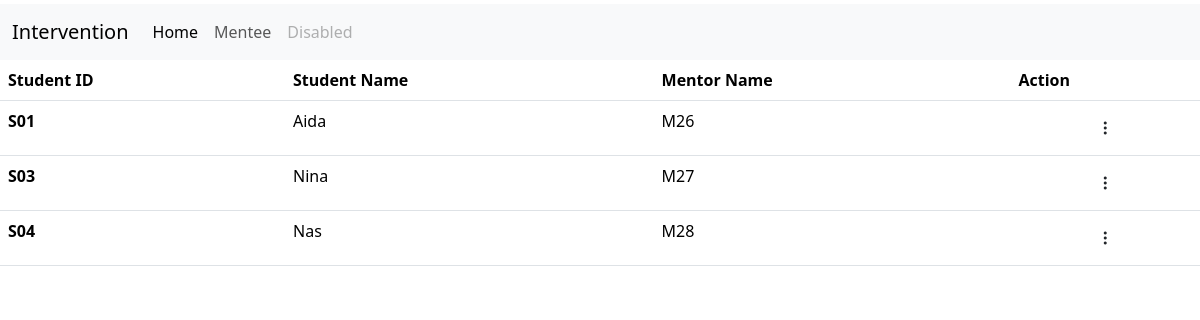
Screenshot of /intervention/mentor/myStudent/M26 with the database file from the repository.
### intervention/models.py (models this page shows)
class Student (models.Model):
    studentId = models.CharField(max_length=20, primary_key=True)
    studentName = models.TextField(max_length=20)
    mentorId = models.ForeignKey(Mentor, on_delete=models.CASCADE)
    studentPass = models.CharField(max_length=20)
    StudentAddress = models.TextField(blank=True,null=True)
    studentNo = models.TextField(max_length=20,blank=True,null=True)
    Studentcourse = models.TextField(max_length=30,blank=True,null=True)

### intervention/views.py (the view)
# urls.py: path('mentor/myStudent/<str:MentorId>', views.mentor_view,name='mentor'),
def mentor_view(request, MentorId):
    mentorDetails = Mentor.objects.get(mentorId=MentorId)
    studentDetails = Student.objects.all().values()
    obj ={
        "mode":"students",
        "studentDetails": studentDetails,
        "mentorDetails": mentorDetails,
    }
    return render(request, 'mentorPage.html', obj)

### intervention/templates/mentorPage.html (shortened to what this page needs)
<!DOCTYPE html>
<html lang="en">
<head>
    <link href="https://cdn.jsdelivr.net/npm/bootstrap@5.3.2/dist/css/bootstrap.min.css" rel="stylesheet"
>
</head>
<body>
    <nav class="navbar navbar-expand-lg bg-body-tertiary">
        <div class="container-fluid">
          <a class="navbar-brand" href="#">Intervention</a>
          <div class="collapse navbar-collapse" id="navbarNavAltMarkup">
              <div class="navbar-nav">
                  <a class="nav-link active" aria-current="page" href="{% url 'mentormainpage' mentorDetails.mentorId %}">Home</a>
                  {% if mode == "students" %}
                  <a class="nav-link" href="{% url 'mentee' mentorDetails.mentorId %}">Mentee</a>
                  {%else%}
                  <a class="nav-link" href="{% url 'mentor' mentorDetails.mentorId %}">Students</a>
                  {%endif%}
                  <a class="nav-link disabled" aria-disabled="true">Disabled</a>
                </div>
            </div>
        </div>
    </nav>
    {% if mode == 'students'%}
      <table class="table">
        <thead>
          <tr>
            <th scope="col">Student ID</th>
            <th scope="col">Student Name</th>
            <th scope="col">Mentor Name</th>
            <th scope="col">Action</th>
          </tr>
        </thead>
        <tbody>
            {%for student in studentDetails%}
            <tr>
                <th>{{student.studentId}}</th>
                <td>{{student.studentName}}</td>
                <td>{{student.mentorId_id}}</td>
                <td>
                  <div class="dropdown-center d-flex justify-content-center">
                    <button class="btn" type="button" data-bs-toggle="dropdown" aria-expanded="false">
                      <i class="bi bi-three-dots-vertical"></i>
                    </button>
                  </div>
                </td>
            </tr>
            {%endfor%}
        </tbody>
      </table>
      {% endif%}
</body>
<link rel="stylesheet" href="https://cdn.jsdelivr.net/npm/bootstrap-icons@1.11.3/font/bootstrap-icons.min.css">
</html>

### rows the page displays
Student: studentId "S01", studentName "Aida", mentorId_id "M26"
Student: studentId "S03", studentName "Nina", mentorId_id "M27"
Student: studentId "S04", studentName "Nas", mentorId_id "M28"
